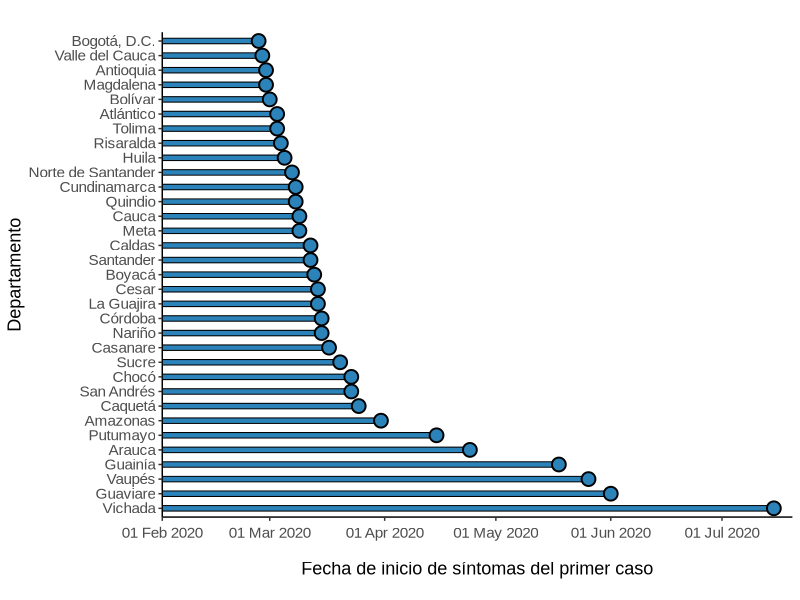

This figure's R source: (Note: this script raises an error after producing the figure.)
library(readr)
library(dplyr)
library(ggplot2)

rm(list=ls())

# Cargar datos 
casos_diarios<- read_csv("data/data_cap_001/df_casos_diarios.csv")

# Primeros casos por departamento
primeros_casos <- casos_diarios |>
  group_by(Departamento) |>
  summarize(fecha_primer_caso = min(fecha_inicio_sintomas, na.rm = TRUE), .groups = "drop") |>
  arrange(fecha_primer_caso) |>
  mutate(Departamento = factor(Departamento, levels = rev(unique(Departamento))))

# Grafica
primer_caso_dpto <- ggplot(primeros_casos, aes(x = Departamento, y = as.Date(fecha_primer_caso))) +
  geom_segment(aes(xend = Departamento, yend = as.Date("2020-02-01")), 
               color = "black", linewidth = 2.2) +
  geom_segment(aes(xend = Departamento, yend = as.Date("2020-02-01")), 
               color = "#2b83ba", linewidth = 1.5) +
  geom_point(shape = 21, size = 4, fill = "#2b83ba", color = "black", stroke = 1) +
  labs(
    title = "",
    x = "Departamento",
    y = "Fecha de inicio de síntomas del primer caso"
  ) +
  scale_y_date(
    limits = as.Date(c("2020-02-01", "2020-07-20")),
    date_labels = "%d %b %Y",
    expand = c(0, 0)
  ) +
  theme_classic(base_family = "Arial") +
  coord_flip() +
  theme(
    axis.text.y = element_text(size = 11),
    axis.title.y = element_text(size = 13),
    axis.text.x = element_text(size = 11, margin = margin(t = 5)),
    axis.title.x = element_text(size = 13, 
                                margin = margin(t = 15, r = 0, b = 10, l = 0))
  )

primer_caso_dpto

#Guardar gráfica 
ggsave(filename = "outputs/grafic_cap_001/f4_primercasoxdpto.jpg", 
       plot = primer_caso_dpto, 
       width = 9, 
       height = 8, 
       dpi = 300)

